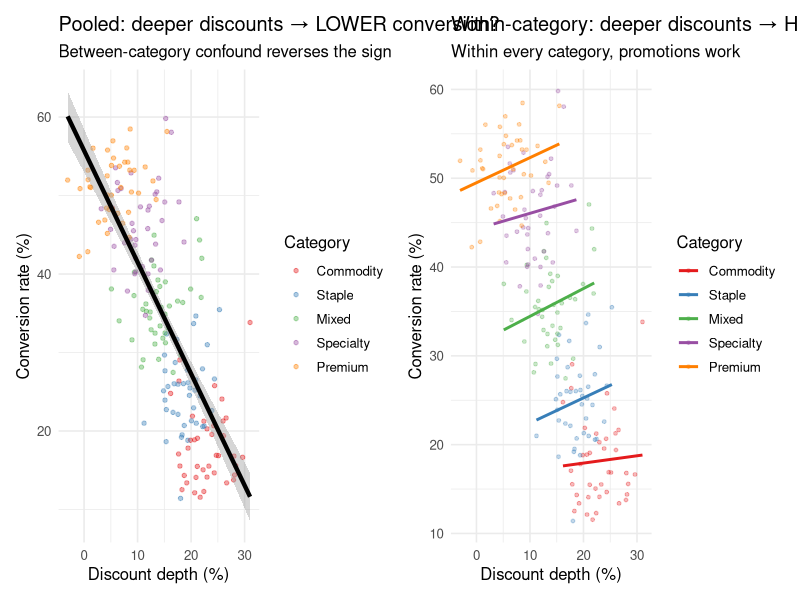

This figure's R source:
## ---- chunk 1
library(tidyverse)
library(lme4)
library(lmerTest)
library(broom.mixed)
library(patchwork)
set.seed(101)
## ---- chunk 2
n_ppl <- 60; n_weeks <- 10

person_app_avg  <- rnorm(n_ppl, 5, 1.5)    # typical weekly app opens
person_sav_base <- 20 + 2 * person_app_avg + rnorm(n_ppl, 0, 4)  # motivated users save more

df_app <- expand_grid(person = 1:n_ppl, week = 1:n_weeks) |>
  mutate(
    app_opens = pmax(0, person_app_avg[person] + rnorm(n(), 0, 2)),
    savings   = person_sav_base[person] +
                1.5 * (app_opens - person_app_avg[person]) +
                rnorm(n(), 0, 4),
    person    = factor(person)
  ) |>
  group_by(person) |>
  mutate(app_mean = mean(app_opens), app_cmc = app_opens - app_mean) |>
  ungroup()

m_app <- lmer(savings ~ app_cmc + app_mean + (1 | person), data = df_app)
broom.mixed::tidy(m_app, effects = "fixed") |> filter(term != "(Intercept)") |>
  mutate(mechanism = c("Within-person (app_cmc)", "Between-person (app_mean)")) |>
  select(mechanism, estimate, std.error, p.value) |>
  knitr::kable(digits = 3,
    caption = "Pattern 1: within ≈ between ≈ 1.5. One coherent mechanism at two levels — pooled OLS approximates well here, but you only know that after checking.")
## ---- chunk 3
n_ppl2 <- 80; n_months <- 8

person_tx_avg   <- rnorm(n_ppl2, 20, 6)              # typical monthly transactions
person_sav_base <- 15 + 2.0 * person_tx_avg + rnorm(n_ppl2, 0, 5)  # engaged customers save more

df_tx <- expand_grid(person = 1:n_ppl2, month = 1:n_months) |>
  mutate(
    transactions = pmax(2, person_tx_avg[person] + rnorm(n(), 0, 5)),
    savings_rate = person_sav_base[person] +
                   (-0.8) * (transactions - person_tx_avg[person]) +   # more spending → less saving
                   rnorm(n(), 0, 4),
    person       = factor(person)
  ) |>
  group_by(person) |>
  mutate(tx_mean = mean(transactions), tx_cmc = transactions - tx_mean) |>
  ungroup()

m_tx     <- lmer(savings_rate ~ tx_cmc + tx_mean + (1 | person), data = df_tx)
m_tx_pool <- lmer(savings_rate ~ transactions + (1 | person), data = df_tx)

bind_rows(
  broom.mixed::tidy(m_tx_pool, effects = "fixed") |>
    filter(term == "transactions") |> mutate(model = "Pooled (blended)"),
  broom.mixed::tidy(m_tx, effects = "fixed") |>
    filter(term == "tx_cmc") |> mutate(model = "Within-person"),
  broom.mixed::tidy(m_tx, effects = "fixed") |>
    filter(term == "tx_mean") |> mutate(model = "Between-person")
) |>
  select(model, estimate, std.error, p.value) |>
  knitr::kable(digits = 3,
    caption = "Pattern 2: pooled ≈ +0.4 (near zero or positive); within ≈ −0.8 (spending crowds out saving); between ≈ +2.0 (engaged customers save more). Pooled is misleading for both questions.")
## ---- chunk 4
n_brands     <- 200
n_categories <- 5

# Commodity categories: high discount depth, low conversion (many substitutes)
# Premium categories: low discount depth, high conversion (loyal customers)
cat_discount_avg  <- c(22, 18, 14, 10, 6)    # avg discount depth (%) — high → low commodity→premium
cat_loyalty_base  <- c(18, 25, 35, 45, 52)   # baseline conversion rate (%)

df_discount <- tibble(
  brand    = 1:n_brands,
  category = rep(1:n_categories, each = n_brands / n_categories)
) |>
  mutate(
    discount   = cat_discount_avg[category] + rnorm(n_brands, 0, 4),
    conversion = cat_loyalty_base[category] +
                 0.3 * (discount - cat_discount_avg[category]) +   # within-cat: promotions help
                 rnorm(n_brands, 0, 5),
    category   = factor(category,
                        labels = c("Commodity", "Staple", "Mixed", "Specialty", "Premium"))
  ) |>
  group_by(category) |>
  mutate(disc_mean = mean(discount), disc_cmc = discount - disc_mean) |>
  ungroup()

m_disc_decomp <- lmer(conversion ~ disc_cmc + disc_mean + (1 | category), data = df_discount)
m_disc_pooled <- lm(conversion ~ discount, data = df_discount)

bind_rows(
  broom::tidy(m_disc_pooled) |>
    filter(term == "discount") |> mutate(model = "Pooled OLS"),
  broom.mixed::tidy(m_disc_decomp, effects = "fixed") |>
    filter(term == "disc_cmc") |> mutate(model = "Within-category"),
  broom.mixed::tidy(m_disc_decomp, effects = "fixed") |>
    filter(term == "disc_mean") |> mutate(model = "Between-category")
) |>
  select(model, estimate, std.error, p.value) |>
  knitr::kable(digits = 3,
    caption = "Pattern 3: pooled is negative; within is positive; between is strongly negative. Sign reversal!")
## ---- chunk 5
p1 <- ggplot(df_discount, aes(x = discount, y = conversion)) +
  geom_point(aes(color = category), alpha = 0.4, size = 1.2) +
  geom_smooth(method = "lm", color = "black", linewidth = 1.5) +
  scale_color_brewer(palette = "Set1") +
  labs(title = "Pooled: deeper discounts → LOWER conversion?",
       subtitle = "Between-category confound reverses the sign",
       x = "Discount depth (%)", y = "Conversion rate (%)", color = "Category") +
  theme_minimal(base_size = 12)

p2 <- ggplot(df_discount, aes(x = discount, y = conversion, color = category)) +
  geom_point(alpha = 0.3, size = 1) +
  geom_smooth(method = "lm", se = FALSE, linewidth = 1) +
  scale_color_brewer(palette = "Set1") +
  labs(title = "Within-category: deeper discounts → HIGHER conversion",
       subtitle = "Within every category, promotions work",
       x = "Discount depth (%)", y = "Conversion rate (%)", color = "Category") +
  theme_minimal(base_size = 12)

p1 + p2
## ---- chunk 6
n_hh   <- 50; n_months <- 7

hh_disc_avg    <- rnorm(n_hh, 6, 2)                   # household average disclosure
hh_savings_base <- 20 + 2 * hh_disc_avg + rnorm(n_hh, 0, 5)  # literacy confound

df_center <- expand_grid(household = 1:n_hh, month = 1:n_months) |>
  mutate(
    disc_raw = hh_disc_avg[household] + rnorm(n(), 0, 1.5),
    savings  = hh_savings_base[household] +
               1.5 * (disc_raw - hh_disc_avg[household]) + rnorm(n(), 0, 4),
    household = factor(household)
  ) |>
  group_by(household) |>
  mutate(disc_mean = mean(disc_raw), disc_cmc = disc_raw - disc_mean) |>
  ungroup() |>
  mutate(disc_gmc = disc_raw - mean(disc_raw))

m_uncentered <- lmer(savings ~ disc_raw  + (1 | household), data = df_center)
m_gmc        <- lmer(savings ~ disc_gmc  + (1 | household), data = df_center)
m_cmc        <- lmer(savings ~ disc_cmc + disc_mean + (1 | household), data = df_center)

bind_rows(
  broom.mixed::tidy(m_uncentered, effects = "fixed") |>
    filter(term == "disc_raw") |>
    mutate(model = "Uncentered", mechanism = "Blended"),
  broom.mixed::tidy(m_gmc, effects = "fixed") |>
    filter(term == "disc_gmc") |>
    mutate(model = "GMC", mechanism = "Blended"),
  broom.mixed::tidy(m_cmc, effects = "fixed") |>
    filter(term == "disc_cmc") |>
    mutate(model = "CMC", mechanism = "Within-household"),
  broom.mixed::tidy(m_cmc, effects = "fixed") |>
    filter(term == "disc_mean") |>
    mutate(model = "CMC", mechanism = "Between-household")
) |>
  select(model, mechanism, estimate, std.error, p.value) |>
  knitr::kable(digits = 3,
    caption = "Disclosure → savings: blended ≈ 3.5; within ≈ 1.5; between ≈ 4.0. Blended estimate is wrong for both questions.")
